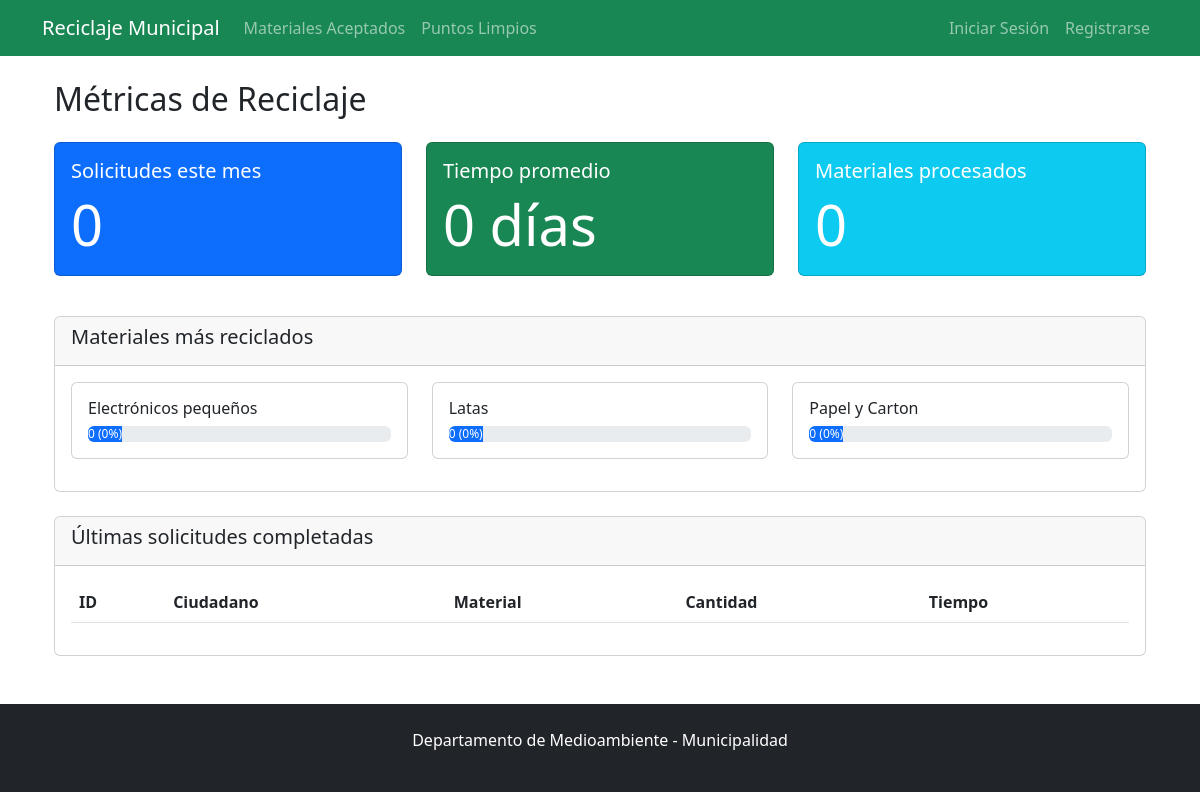
The app's page /metricas/ with its own data.
### ecoMuni/models.py (models this page shows, shortened)
class Material(models.Model):
    codigo      = models.CharField(max_length=5, primary_key=True)
    nombre      = models.CharField(max_length=50)
    descripcion = models.TextField()

### ecoMuni/views.py (the view)
# urls.py: path('metricas/', views.metricas_publicas, name='metricas'),
def metricas_publicas(request):
    hoy = timezone.now()
    hace_30_dias = hoy - timedelta(days=30)
    solicitudes_mes = SolicitudRetiro.objects.filter(
        fecha_solicitud__gte=hace_30_dias
    ).count()
    materiales_populares = Material.objects.annotate(
        total_solicitudes=Count('solicitudretiro')
    ).order_by('-total_solicitudes')[:3]
    total_solicitudes = sum(m.total_solicitudes for m in materiales_populares)
    for material in materiales_populares:
        if total_solicitudes > 0:
            material.porcentaje = round((material.total_solicitudes / total_solicitudes) * 100)
        else:
            material.porcentaje = 0
    solicitudes_completadas = SolicitudRetiro.objects.filter(
        estado='C',
        fecha_completada__isnull=False
    )
    tiempo_promedio = solicitudes_completadas.aggregate(
        promedio=Avg(F('fecha_completada') - F('fecha_solicitud'))
    )
    avg_dias = tiempo_promedio['promedio'].days if tiempo_promedio['promedio'] else 0
    ultimas_solicitudes = SolicitudRetiro.objects.filter(
        estado='C'
    ).order_by('-fecha_completada')[:10]
    for solicitud in ultimas_solicitudes:
        solicitud.tiempo_retiro = (solicitud.fecha_completada - solicitud.fecha_solicitud).days
    context = {
        'solicitudes_mes': solicitudes_mes,
        'materiales_populares': materiales_populares,
        'tiempo_promedio': avg_dias,
        'total_materiales': total_solicitudes,
        'ultimas_solicitudes': ultimas_solicitudes,
    }
    return render(request, 'metricas.html', context)

### ecoMuni/templates/metricas.html (shortened to what this page needs)
{% extends 'base.html' %}
{% load static %}
{% block content %}
<div class="container mt-4">
    <h2 class="mb-4">Métricas de Reciclaje</h2>
    <div class="row mb-4">
        <div class="col-md-4">
            <div class="card text-white bg-primary mb-3">
                <div class="card-body">
                    <h5 class="card-title">Solicitudes este mes</h5>
                    <p class="card-text display-4">{{ solicitudes_mes }}</p>
                </div>
            </div>
        </div>
        <div class="col-md-4">
            <div class="card text-white bg-success mb-3">
                <div class="card-body">
                    <h5 class="card-title">Tiempo promedio</h5>
                    <p class="card-text display-4">{{ tiempo_promedio }} días</p>
                </div>
            </div>
        </div>
        <div class="col-md-4">
            <div class="card text-white bg-info mb-3">
                <div class="card-body">
                    <h5 class="card-title">Materiales procesados</h5>
                    <p class="card-text display-4">{{ total_materiales }}</p>
                </div>
            </div>
        </div>
    </div>
    <div class="card mb-4">
        <div class="card-header">
            <h5>Materiales más reciclados</h5>
        </div>
        <div class="card-body">
            <div class="row">
                {% for material in materiales_populares %}
                <div class="col-md-4 mb-3">
                    <div class="card">
                        <div class="card-body">
                            <h6>{{ material.nombre }}</h6>
                            <div class="progress">
                                <div class="progress-bar" role="progressbar"
                                     data-width="{{ material.porcentaje }}"
                                     aria-valuenow="{{ material.porcentaje }}"
                                     aria-valuemin="0"
                                     aria-valuemax="100">
                                    {{ material.total_solicitudes }} ({{ material.porcentaje }}%)
                                </div>
                            </div>
                        </div>
                    </div>
                </div>
                {% endfor %}
            </div>
        </div>
    </div>
    <div class="card">
        <div class="card-header">
            <h5>Últimas solicitudes completadas</h5>
        </div>
        <div class="card-body">
            <div class="table-responsive">
                <table class="table table-striped">
                    <thead>
                        <tr>
                            <th>ID</th>
                            <th>Ciudadano</th>
                            <th>Material</th>
                            <th>Cantidad</th>
                            <th>Tiempo</th>
                        </tr>
                    </thead>
                </table>
            </div>
        </div>
    </div>
</div>
{% endblock %}

### records on screen
Material: nombre "Electrónicos pequeños", total_solicitudes "0", porcentaje "0"
Material: nombre "Latas", total_solicitudes "0", porcentaje "0"
Material: nombre "Papel y Carton", total_solicitudes "0", porcentaje "0"

### other values on screen
{{ solicitudes_mes }} "0"
{{ tiempo_promedio }} "0"
{{ total_materiales }} "0"
